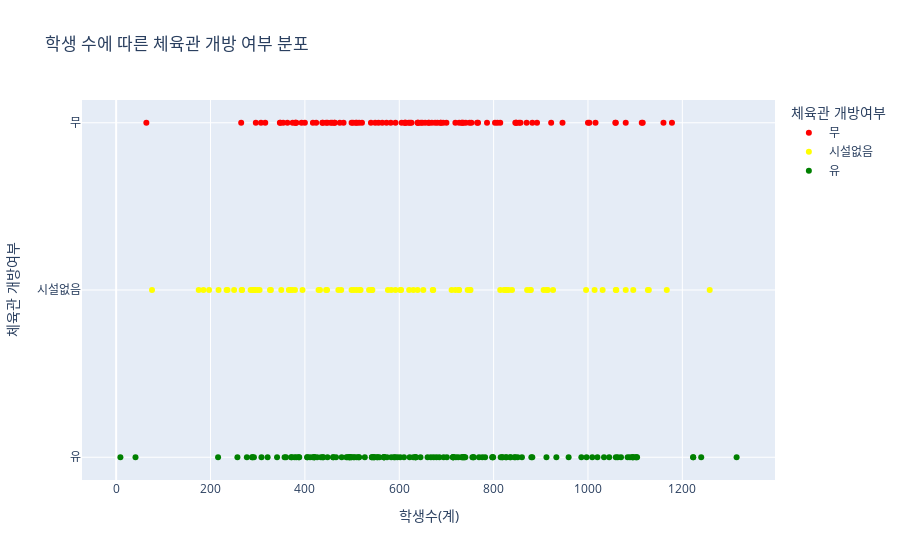

Write notebook code for a chart like this one.
### Code cell
# '학생수(계)' 열에서 괄호 안의 숫자를 제거하고 숫자로 변환
#info_hs['학생수(계)'] = info_hs['학생수(계)'].str.extract('(\d+)').astype(int)

# 그래프 그리기
fig = px.scatter(
    info_hs, 
    x='학생수(계)', 
    y='체육관 개방여부', 
    color='체육관 개방여부', 
    text=None,  # 마우스를 대면 학교 이름 표시
    hover_data=['학교명'],
    title='학생 수에 따른 체육관 개방 여부 분포',
    color_discrete_map={'유': 'green', '무': 'red', '시설없음': 'yellow'},  # 색상 설정
)

# 그래프 출력
fig.show()

### Figure 1 — Plotly figure (JSON) as saved in the notebook; plotly's stock layout.template omitted (floating-point values rounded to 4 significant figures; data arrays with more than 128 entries replaced by an {"elided": "..."} marker saying what was removed)
{"data": [{"customdata": [["가락고등학교"], ["개포고등학교"], ["경문고등학교"], ["경신고등학교"], ["고척고등학교"], ["관악고등학교"], ["광신고등학교"], ["광영여자고등학교"], ["금옥여자고등학교"], ["금천고등학교"], ["대성고등학교"], ["대신고등학교"], ["대원여자고등학교"], ["대일고등학교"], ["덕성여자고등학교"], ["동국대학교사범대학부속고등학교"], ["동덕여자고등학교"], ["동명여자고등학교"], ["둔촌고등학교"], ["마포고등학교"], ["면목고등학교"], ["명일여자고등학교"], ["무학여자고등학교"], ["문일고등학교"], ["미림여자고등학교"], ["상계고등학교"], ["상명대학교사범대학부속여자고등학교"], ["상명고등학교"], ["상일여자고등학교"], ["서울여자고등학교"], ["서울체육고등학교"], ["선정고등학교"], ["성남고등학교"], ["성동고등학교"], ["성보고등학교"], ["숙명여자고등학교"], ["신림고등학교"], ["신목고등학교"], ["언남고등학교"], ["여의도여자고등학교"], ["염광고등학교"], ["영동고등학교"], ["영신고등학교"], ["영훈고등학교"], ["오금고등학교"], ["은광여자고등학교"], ["이화여자고등학교"], ["인창고등학교"], ["인헌고등학교"], ["잠신고등학교"], ["잠실고등학교"], ["정신여자고등학교"], ["정의여자고등학교"], ["창동고등학교"], ["청담고등학교"], ["충암고등학교"], ["풍문고등학교"], ["한가람고등학교"], ["한서고등학교"], ["한양대학교사범대학부속고등학교"], ["현대고등학교"], ["혜성여자고등학교"], ["환일고등학교"], ["서울과학고등학교"], ["한영외국어고등학교"], ["강서공업고등학교"], ["서울인공지능고등학교"], ["신진과학기술고등학교"], ["서울의료보건고등학교"], ["서울동구고등학교"], ["서울신정고등학교"], ["홍익디자인고등학교"], ["광신방송예술고등학교"], ["서울문화고등학교"], ["서서울생활과학고등학교"], ["이화여자대학교병설미디어고등학교"], ["서울동산고등학교"], ["리라아트고등학교"], ["누원고등학교"], ["신현고등학교"], ["도봉고등학교"], ["등촌고등학교"], ["효문고등학교"], ["서울국제고등학교"], ["문정고등학교"], ["구현고등학교"], ["삼각산고등학교"], ["신도림고등학교"], ["강일고등학교"], ["성수고등학교"], ["해성여자고등학교"], ["선사고등학교"], ["휘봉고등학교"], ["가재울고등학교"], ["금호고등학교"], ["덕수고등학교(일반고)"]], "hovertemplate": "체육관 개방여부=%{y}<br>학생수(계)=%{x}<br>학교명=%{customdata[0]}<extra></extra>", "legendgroup": "무", "marker": {"color": "red", "symbol": "circle"}, "mode": "markers", "name": "무", "orientation": "h", "showlegend": true, "type": "scatter", "x": [765, 693, 649, 463, 753, 741, 515, 848, 736, 688, 786, 363, 663, 1000, 612, 922, 870, 857, 669, 767, 614, 582, 521, 854, 508, 733, 382, 846, 727, 803, 348, 1116, 1003, 445, 639, 1160, 499, 1114, 620, 549, 646, 749, 641, 1016, 814, 700, 1178, 448, 437, 688, 556, 892, 681, 1059, 502, 1080, 882, 540, 605, 946, 1058, 848, 474, 380, 676, 354, 307, 424, 265, 296, 380, 316, 347, 393, 592, 463, 808, 374, 400, 639, 64, 510, 482, 417, 719, 733, 626, 573, 564, 455, 623, 655, 458, 662, 438, 612], "xaxis": "x", "y": ["무", "무", "무", "무", "무", "무", "무", "무", "무", "무", "무", "무", "무", "무", "무", "무", "무", "무", "무", "무", "무", "무", "무", "무", "무", "무", "무", "무", "무", "무", "무", "무", "무", "무", "무", "무", "무", "무", "무", "무", "무", "무", "무", "무", "무", "무", "무", "무", "무", "무", "무", "무", "무", "무", "무", "무", "무", "무", "무", "무", "무", "무", "무", "무", "무", "무", "무", "무", "무", "무", "무", "무", "무", "무", "무", "무", "무", "무", "무", "무", "무", "무", "무", "무", "무", "무", "무", "무", "무", "무", "무", "무", "무", "무", "무", "무"], "yaxis": "y"}, {"customdata": [["강동고등학교"], ["강서고등학교"], ["경복여자고등학교"], ["경성고등학교"], ["경희고등학교"], ["경희여자고등학교"], ["계성고등학교"], ["광영고등학교"], ["압구정고등학교"], ["대원고등학교"], ["대진디자인고등학교"], ["덕원여자고등학교"], ["명덕고등학교"], ["서울문영여자고등학교"], ["배문고등학교"], ["배화여자고등학교"], ["상문고등학교"], ["서라벌고등학교"], ["서문여자고등학교"], ["서울미술고등학교"], ["선덕고등학교"], ["성신여자고등학교"], ["세화고등학교"], ["송곡여자고등학교"], ["숭문고등학교"], ["신광여자고등학교"], ["양천고등학교"], ["목동고등학교"], ["여의도고등학교"], ["영락고등학교"], ["영파여자고등학교"], ["예일여자고등학교"], ["오산고등학교"], ["잠실여자고등학교"], ["장훈고등학교"], ["재현고등학교"], ["중앙대학교사범대학부속고등학교"], ["진명여자고등학교"], ["진선여자고등학교"], ["창문여자고등학교"], ["청원여자고등학교"], ["한광고등학교"], ["한국삼육고등학교"], ["한영고등학교"], ["홍익대학교사범대학부속여자고등학교"], ["대원외국어고등학교"], ["대일외국어고등학교"], ["서울외국어고등학교"], ["이화여자외국어고등학교"], ["광운인공지능고등학교"], ["단국대학교부속소프트웨어고등학교"], ["덕일전자공업고등학교"], ["서울디자인고등학교"], ["상일미디어고등학교"], ["서울디지텍고등학교"], ["영등포공업고등학교"], ["유한공업고등학교"], ["인덕과학기술고등학교"], ["한양공업고등학교"], ["휘경공업고등학교"], ["선일빅데이터고등학교"], ["영락의료과학고등학교"], ["해성국제컨벤션고등학교"], ["선정국제관광고등학교"], ["세그루패션디자인고등학교"], ["영신간호비즈니스고등학교"], ["덕원예술고등학교"], ["서울예술고등학교"], ["선화예술고등학교"], ["고명외식고등학교"], ["예림디자인고등학교"], ["대일관광고등학교"], ["동명생활경영고등학교"], ["미림여자정보과학고등학교"], ["성암국제무역고등학교"], ["서울항공비즈니스고등학교"], ["송곡관광고등학교"], ["염광여자메디텍고등학교"], ["화곡보건경영고등학교"], ["서울웹툰애니메이션고등학교"], ["도선고등학교"]], "hovertemplate": "체육관 개방여부=%{y}<br>학생수(계)=%{x}<br>학교명=%{customdata[0]}<extra></extra>", "legendgroup": "시설없음", "marker": {"color": "yellow", "symbol": "circle"}, "mode": "markers", "name": "시설없음", "orientation": "h", "showlegend": true, "type": "scatter", "x": [672, 1014, 604, 639, 726, 369, 832, 839, 543, 711, 504, 915, 750, 621, 350, 510, 1167, 1031, 879, 518, 1129, 583, 1060, 651, 542, 236, 906, 1096, 751, 536, 822, 827, 432, 877, 516, 826, 996, 1258, 912, 926, 871, 234, 447, 1127, 727, 745, 719, 630, 379, 445, 289, 175, 814, 602, 250, 304, 471, 576, 671, 185, 292, 300, 326, 266, 395, 429, 592, 1059, 1080, 499, 366, 328, 217, 285, 373, 267, 295, 291, 197, 76, 477], "xaxis": "x", "y": ["시설없음", "시설없음", "시설없음", "시설없음", "시설없음", "시설없음", "시설없음", "시설없음", "시설없음", "시설없음", "시설없음", "시설없음", "시설없음", "시설없음", "시설없음", "시설없음", "시설없음", "시설없음", "시설없음", "시설없음", "시설없음", "시설없음", "시설없음", "시설없음", "시설없음", "시설없음", "시설없음", "시설없음", "시설없음", "시설없음", "시설없음", "시설없음", "시설없음", "시설없음", "시설없음", "시설없음", "시설없음", "시설없음", "시설없음", "시설없음", "시설없음", "시설없음", "시설없음", "시설없음", "시설없음", "시설없음", "시설없음", "시설없음", "시설없음", "시설없음", "시설없음", "시설없음", "시설없음", "시설없음", "시설없음", "시설없음", "시설없음", "시설없음", "시설없음", "시설없음", "시설없음", "시설없음", "시설없음", "시설없음", "시설없음", "시설없음", "시설없음", "시설없음", "시설없음", "시설없음", "시설없음", "시설없음", "시설없음", "시설없음", "시설없음", "시설없음", "시설없음", "시설없음", "시설없음", "시설없음", "시설없음"], "yaxis": "y"}, {"customdata": {"elided": "138x1 str values"}, "hovertemplate": "체육관 개방여부=%{y}<br>학생수(계)=%{x}<br>학교명=%{customdata[0]}<extra></extra>", "legendgroup": "유", "marker": {"color": "green", "symbol": "circle"}, "mode": "markers", "name": "유", "orientation": "h", "showlegend": true, "type": "scatter", "x": {"elided": "138 int values"}, "xaxis": "x", "y": {"elided": "138 str values"}, "yaxis": "y"}], "layout": {"legend": {"title": {"text": "체육관 개방여부"}, "tracegroupgap": 0}, "title": {"text": "학생 수에 따른 체육관 개방 여부 분포"}, "xaxis": {"anchor": "y", "domain": [0, 1], "title": {"text": "학생수(계)"}}, "yaxis": {"anchor": "x", "categoryarray": [null, "유", "시설없음", "무"], "categoryorder": "array", "domain": [0, 1], "title": {"text": "체육관 개방여부"}}}}
